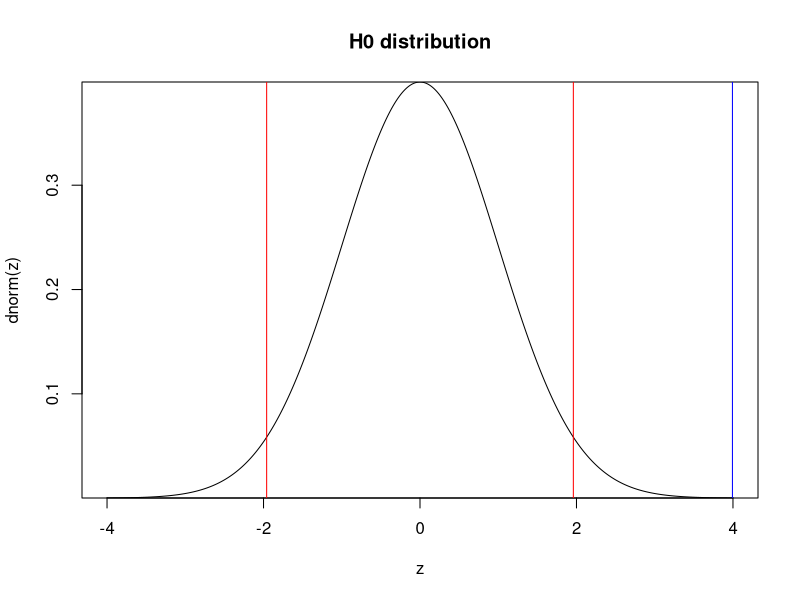
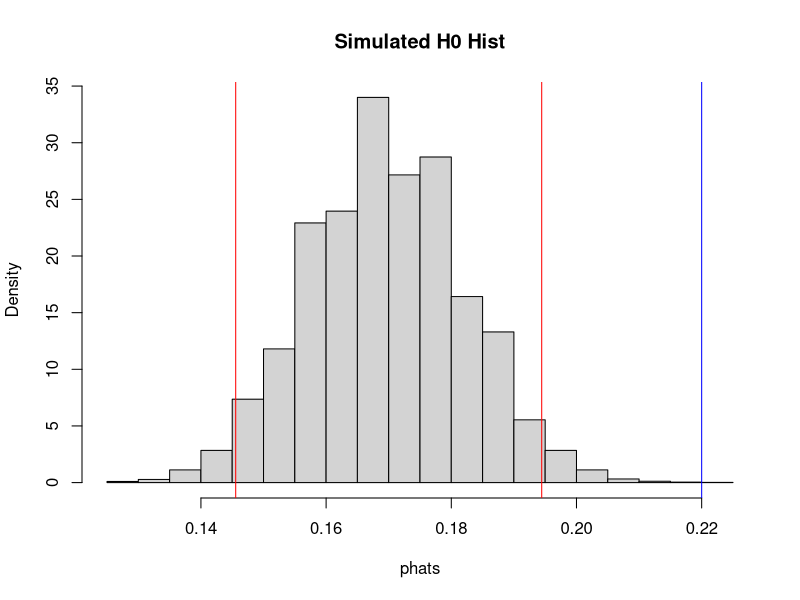
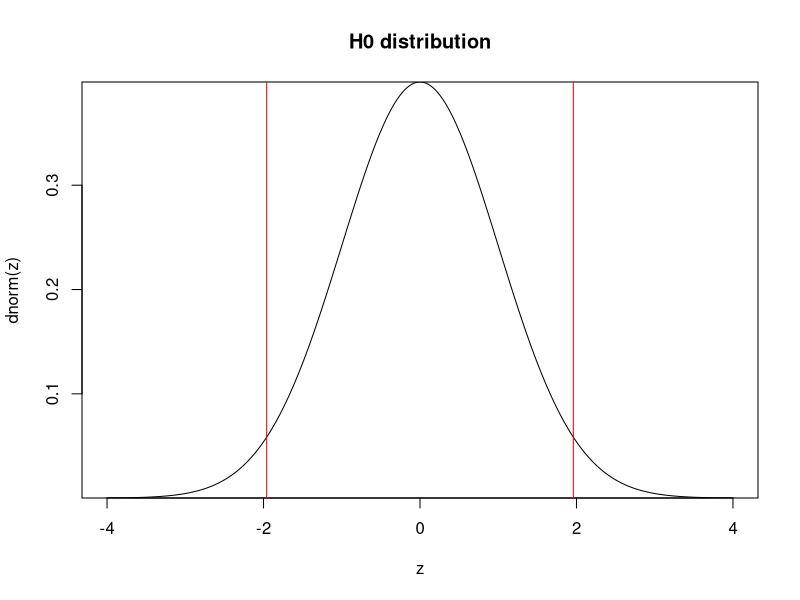
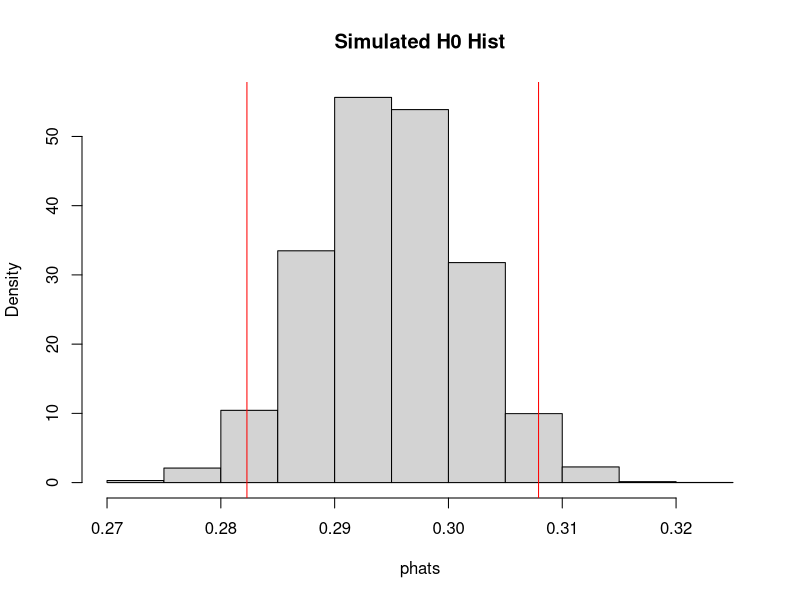

Generate these figures, in order, with R:
## ---- chunk 1
# Ex4:
# a
# H0: p = 17
# H1: p != 17

p0 = 0.17
#SAmple
n = 900
alpha = 1-0.95
phat = 0.22

Z0 = (phat - p0)/(sqrt(p0*(1-p0)/n))
Z0

CV = qnorm(1-alpha/2)
paste("CV",CV)
# Rejection rule: 
Z0 > CV || Z0 < -CV

#Conclusion:
#Reject Null Hypothysis at alpha = 0.05
# That means the difference between po0 and phat is not by chance.
# It is very significant
# kids have obesity larger than nation
# If we do ampling 100 times 95% of times we reject the test.

# What happened graphically:
z = seq(-4, 4, 0.01) # making sequnce of numbers between -4 and 4
plot(z, dnorm(z), main = "H0 distribution", type = "l", yaxs="i")
abline(v=c(-qnorm(1-alpha/2), qnorm(1-alpha/2)), col = "red") # Critical value
abline(v = Z0 , col = "blue") # Z0

# pval
# pval = 2 * P(Z>|Z0|)
pval = 2 * (1 - pnorm(abs(Z0)))
pval

# pval is almost 0, it is less than alpha i.e 0.05 , reject H0

set.seed(123)
nsim = 10000
ntot = n*nsim
# Modeling real data
rv = sample(0:1, ntot, p=c(0.83,0.17), replace=T) # Why rnorm? Based on the assumption of ttest, population is normal.
rvm = matrix(rv, nrow = nsim)
phats = rowMeans(rvm)
#xbars.sim = rowMeans(rvm)
hist(phats, freq=F, main="Simulated H0 Hist")
abline(v=c(quantile(phats, alpha/2), 
           quantile(phats, 1-alpha/2)), col = "red") # Critical value
abline(v = phat, col = 'blue')
mean(phats < phat)

## ---- chunk 2
#b
# a
# H0: p = 29.5
# H1: p != 29.5

p0 = 0.295
#SAmple
n = 4800
alpha = 1-0.95
phat = 0.25

Z0 = (phat - p0)/(sqrt(p0*(1-p0)/n))
Z0

CV = qnorm(1-alpha/2)
paste("CV",CV)
# Rejection rule: 
Z0 > CV || Z0 < -CV

#Conclusion:
#Reject Null Hypothysis at alpha = 0.05
# That means the difference between po0 and phat is not by chance.
# It is very significant
# aldults have obesity larger than nation
# If we do ampling 100 times 95% of times we reject the test.

# What happened graphically:
z = seq(-4, 4, 0.01) # making sequnce of numbers between -4 and 4
plot(z, dnorm(z), main = "H0 distribution", type = "l", yaxs="i")
abline(v=c(-qnorm(1-alpha/2), qnorm(1-alpha/2)), col = "red") # Critical value
abline(v = Z0 , col = "blue") # Z0

# pval
# pval = 2 * P(Z>|Z0|)
pval = 2 * (1 - pnorm(abs(Z0)))
pval

# pval is almost 0, it is less than alpha i.e 0.05 , reject H0

set.seed(123)
nsim = 10000
ntot = n*nsim
# Modeling real data
rv = sample(0:1, ntot, p=c((1-0.295),0.295), replace=T) # Why rnorm? Based on the assumption of ttest, population is normal.
rvm = matrix(rv, nrow = nsim)
phats = rowMeans(rvm)
#xbars.sim = rowMeans(rvm)
hist(phats, freq=F, main="Simulated H0 Hist")
abline(v=c(quantile(phats, alpha/2), 
           quantile(phats, 1-alpha/2)), col = "red") # Critical value
abline(v = phat, col = 'blue')
mean(phats < phat)
## ---- chunk 3

# You can use this function for finding the degree of freedom for 2sample t test
df.t <- function(s1, s2, n1, n2){
  nom = (s1^2/n1 + s2^2/n2)^2
  denom = (s1^2/n1)^2/(n1-1) + (s2^2/n2)^2/(n2-1)
  nom/denom
}

na = 23
nb = 23
Xa = 5263.8
Xb = 5512.2
Sa = 37.3
Sb = 52.8
D0 = 0
# Test statis
T0 = (Xa - Xb - D0)/(sqrt(Sa^2/na + Sb^2/nb))
paste('T0',T0)

df = df.t(Sa,Sb,na,nb)
paste('df',df)

alpha = 0.05

Talpha = qt(1-alpha, df)
paste('Talpha',Talpha)

# Rejion of Reject
T0 < - Talpha
# Reject H0 at alpha = 0.05
# Supplier B provides much stronger products

## ---- chunk 4

B1 = c(52.6)
